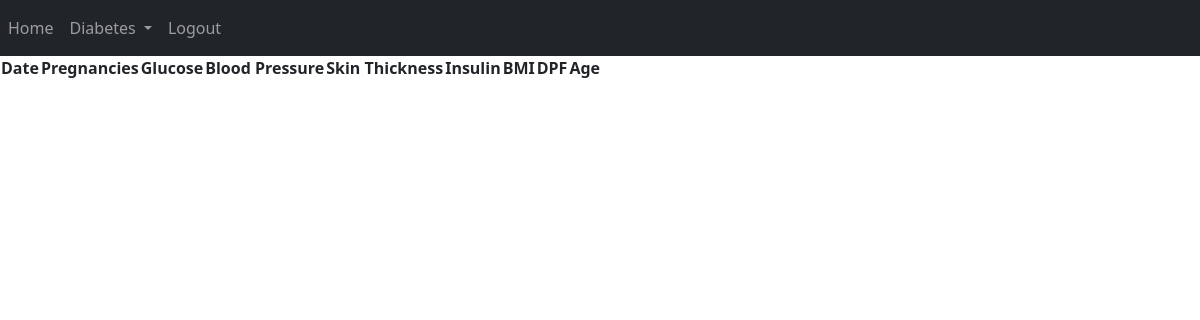
/diabetes_history (signed in), run on an earlier commit of the app's database.
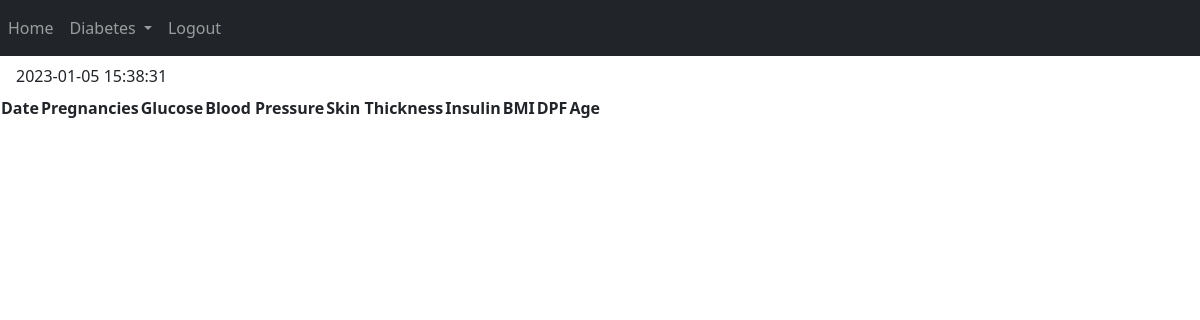
And on a later commit of the database.
### website/models.py (models this page shows)
class Diabetes(db.Model):
    id = db.Column(db.Integer, primary_key=True)
    date = db.Column(db.DateTime(timezone=True), default=func.now()) # To auto set date
    pregnancies = db.Column(db.Integer)
    glucose = db.Column(db.Integer)
    bloodpressure = db.Column(db.Integer)
    skinthichness = db.Column(db.Integer)
    insulin = db.Column(db.Integer)
    bmi = db.Column(db.Integer)
    dpf = db.Column(db.Integer)
    age = db.Column(db.Integer)
    outcome = db.Column(db.Integer)
    user_id = db.Column(db.Integer, db.ForeignKey('user.id')) # not here

### website/views.py (the view)
@views.route("/diabetes_history")
@login_required
def diabetes_history():
    all_data = User.query.all()
    return render_template('diabetes_history.html', user=current_user)

### website/__init__.py (called while the page is built)
def create_app():
    app = Flask(__name__)
    app.config['SECRET_KEY'] = 'uuhfurhfueih hfu iehfuci heuh eusjhc nsjv nsweur'
    app.config['SQLALCHEMY_DATABASE_URI'] = f'sqlite:///{DB_NAME}'
    db.init_app(app)
    from .views import views
    from .auth import auth
    app.register_blueprint(views, url_prefix="/")
    app.register_blueprint(auth, url_prefix="/")
    from .models import User, Diabetes
    create_database(app)
    login_manager = LoginManager()
    login_manager.login_view = 'auth.login'
    login_manager.init_app((app))
    @login_manager.user_loader
    def load_user(id):
        return User.query.get(int(id))
    return app

### website/templates/diabetes_history.html
{% include 'nav(logged).html' %}
<table>
    <th>Date</th>
    <th>Pregnancies</th>
    <th>Glucose</th>
    <th>Blood Pressure</th>
    <th>Skin Thickness</th>
    <th>Insulin</th>
    <th>BMI</th>
    <th>DPF</th>
    <th>Age</th>
    <ul class="list-group list-group-flush" id="diabetes">
        {% for diabetes in user.diabetes %}
            <li class="list-group-item">
                {{ diabetes.date }}
            </li>
        {% endfor %}
    </ul>
</table>

### website/templates/nav(logged).html (shortened to what this page needs)
<html>
    <head>
        <link rel="stylesheet" href="https://stackpath.bootstrapcdn.com/bootstrap/5.0.0-alpha1/css/bootstrap.min.css"
>
    </head>
    <body>
<nav class="navbar navbar-expand-lg navbar-dark bg-dark">
    <div class="collapse navbar-collapse" id="navbar">
        <div class="navbar-nav mr-auto">
            <a href="/home" class="nav-item nav-link" id="home">Home</a>
        </div>
        <div class="navbar-nav ml-auto">
            <li class="nav-item dropdown">
                <a class="nav-link dropdown-toggle" href="#" id="navbarDropdown" role="button" data-toggle="dropdown" aria-haspopup="true" aria-expanded="false">
                  Diabetes
                </a>
              </li>
            <a href="/logout" class="nav-item nav-link" id="logout">Logout</a>
        </div>
    </div>
</nav>
    </body>
</html>

What changed in the data, as far as the page shows it:
added Diabetes: date "2023-01-05 15:38:31"
